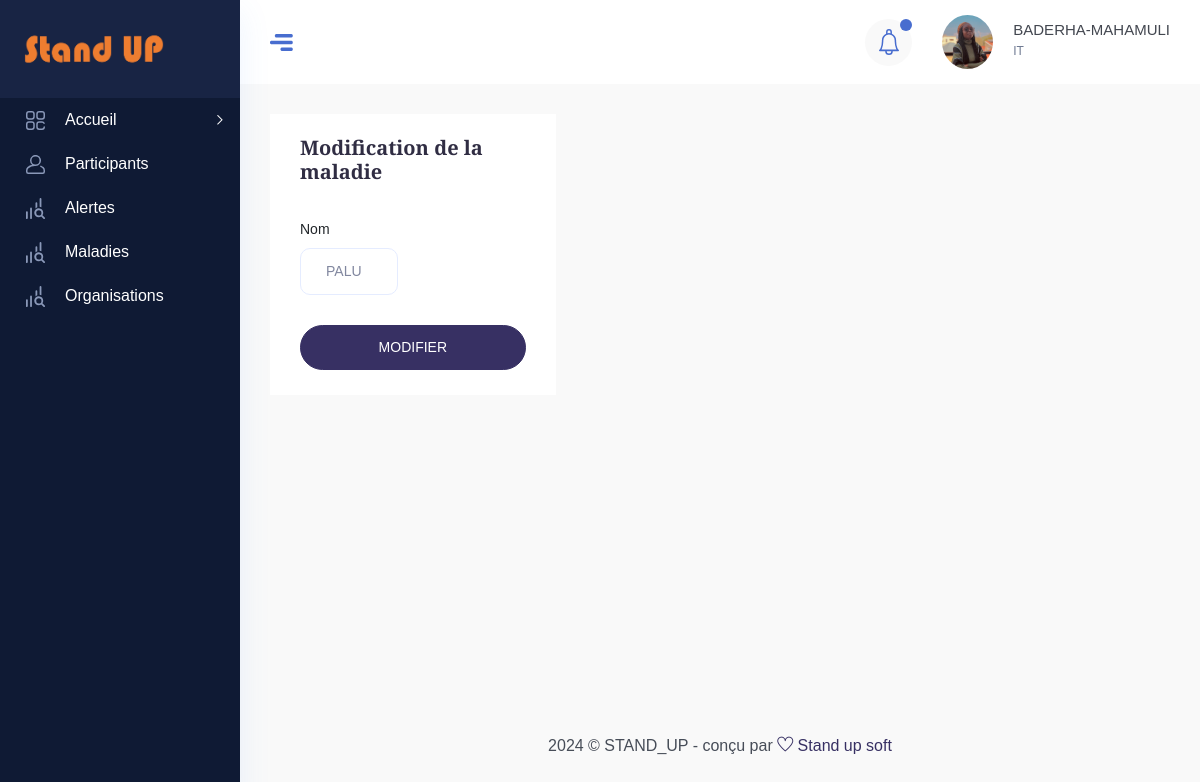
Screenshot of /modmaladie/1 (signed in) with the database file from the repository.
### STAND_UP_APP/models.py (models this page shows, shortened)
class User(AbstractUser):
    Photo=models.ImageField(upload_to="Images/", blank=True)
    statut=models.CharField(default="ENQUETEUR", max_length=100)
    Organisation=models.CharField(default="-",max_length=500)
    Lieu=models.CharField(default="-",max_length=200)
    Nom=models.CharField(default="-", max_length=20)
    Dates=models.DateTimeField(auto_now=True)
    Etat_civil=models.CharField(default="Célibataire", max_length=100)
    Stand_up=models.BooleanField(default="True")
    Matricule=models.CharField(default="---", max_length=50)
    Tel=models.CharField(default="---", max_length=50)

class Maladie(models.Model):
    Nom=models.CharField(max_length=500)

### STAND_UP_APP/views.py (the view)
# urls.py: path('modmaladie/<str:id>', mod_maladie, name="mod_maladie"),
@login_required
def mod_maladie(request, id):
    ut=request.user
    maladie=Maladie.objects.get(id=id)
    if request.method=="POST":
        maladies=request.POST.get('nom')
        maladie.Nom=maladies
        maladie.save()
        return redirect('list_maladie')
    context={
        'ut':ut,
        'notif':Alerte.objects.filter(Dates__date=auj),
        'maladie':maladie
    }
    return render(request, "mod_maladie.html", context)

### Templates/mod_maladie.html (shortened to what this page needs)
<!DOCTYPE html>
{% load static %}
<html lang="zxx">
<head>
    <link rel="stylesheet" href="{% static 'css/bootstrap.min.css' %}" />
    <link rel="stylesheet" href="{% static 'vendors/themefy_icon/themify-icons.css' %}" />
    <link rel="stylesheet" href="{% static 'vendors/niceselect/css/nice-select.css' %}" />
    <link rel="stylesheet" href="{% static 'vendors/owl_carousel/css/owl.carousel.css' %}" />
    <link rel="stylesheet" href="{% static 'vendors/gijgo/gijgo.min.css' %}" />
    <link rel="stylesheet" href="{% static 'vendors/font_awesome/css/all.min.css' %}" />
    <link rel="stylesheet" href="{% static 'vendors/tagsinput/tagsinput.css' %}" />
    <link rel="stylesheet" href="{% static 'vendors/datepicker/date-picker.css' %}" />
    <link rel="stylesheet" href="{% static 'vendors/vectormap-home/vectormap-2.0.2.css' %}" />
    <link rel="stylesheet" href="{% static 'vendors/scroll/scrollable.css' %}" />
    <link rel="stylesheet" href="{% static 'vendors/datatable/css/jquery.dataTables.min.css' %}" />
    <link rel="stylesheet" href="{% static 'vendors/datatable/css/responsive.dataTables.min.css' %}" />
    <link rel="stylesheet" href="{% static 'vendors/datatable/css/buttons.dataTables.min.css' %}" />
    <link rel="stylesheet" href="{% static 'vendors/text_editor/summernote-bs4.css' %}" />
    <link rel="stylesheet" href="{% static 'vendors/morris/morris.css' %}">
    <link rel="stylesheet" href="{% static 'vendors/material_icon/material-icons.css' %}" />
    <link rel="stylesheet" href="{% static 'css/metisMenu.css' %}">
    <link rel="stylesheet" href="{% static 'css/style.css' %}" />
    <link rel="stylesheet" href="{% static 'css/colors/default.css' %}" id="colorSkinCSS">
</head>
<body class="crm_body_bg">
    <nav class="sidebar dark_sidebar">
        <div class="logo d-flex justify-content-between">
        <a class="large_logo" href="{% url 'accueil' %}"><img style="width: 140px; height:50px;" src="{% static 'img/stand.png' %}" alt=""></a>
        </div>
        <ul id="sidebar_menu">
        <li class="">
        <a class="has-arrow" href="#" aria-expanded="false">
        <div class="nav_icon_small">
        <img src="{% static 'img/menu-icon/1.svg' %}" alt="">
        </div>
        <div class="nav_title">
        <span>Accueil </span>
        </div>
        </a>
        </li>
        <li class="">
        <a href="{% url 'list_agents' %}" aria-expanded="false">
        <div class="nav_icon_small">
        <img src="{% static 'img/menu-icon/4.svg' %}" alt="">
        </div>
        <div class="nav_title">
        <span>Participants</span>
        </div>
        </a>
        </li>
        <li class="">
        <a href="{% url 'addalerte' %}" aria-expanded="false">
        <div class="nav_icon_small">
        <img src="{% static 'img/menu-icon/5.svg' %}" alt="">
        </div>
        <div class="nav_title">
        <span>Alertes</span>
        </div>
        </a>
        </li>
        <li class="">
            <a href="{% url 'list_maladie' %}" aria-expanded="false">
            <div class="nav_icon_small">
            <img src="{% static 'img/menu-icon/5.svg' %}" alt="">
            </div>
            <div class="nav_title">
            <span>Maladies</span>
            </div>
            </a>
        </li>
        <li class="">
            <a href="{% url 'organ' %}" aria-expanded="false">
            <div class="nav_icon_small">
            <img src="{% static 'img/menu-icon/5.svg' %}" alt="">
            </div>
            <div class="nav_title">
            <span>Organisations</span>
            </div>
            </a>
        </li>
    </nav>
    <section class="main_content dashboard_part large_header_bg">
        <div class="container-fluid no-gutters">
        <div class="row">
        <div class="col-lg-12 p-0 ">
        <div class="header_iner d-flex justify-content-between align-items-center">
        <div class="line_icon open_miniSide d-none d-lg-block">
        <img src="{% static 'img/line_img.png' %}" alt="">
        </div>
        <div class="header_right d-flex justify-content-between align-items-center">
        <div class="header_notification_warp d-flex align-items-center">
        <li>
        <a class="bell_notification_clicker nav-link-notify" href="#"> <img src="{% static 'img/icon/bell.svg' %}" alt="">
        </a>
        </li>
        </div>
        <div class="profile_info d-flex align-items-center">
        <div class="profile_thumb mr_20">
        <img src="{{ut.Photo.url}}" alt="#">
        </div>
        <div class="author_name">
        <h4 class="f_s_15 f_w_500 mb-0">{{ut.username}}-{{ut.first_name}}</h4>
        <p class="f_s_12 f_w_400">{{ut.statut}}</p>
        </div>
        </div>
        </div>
        </div>
        </div>
        </div>
        </div>
<div class="main_content_iner overly_inner ">
<div class="container-fluid p-0 ">
<div class="row">
    <form action="" method="post">
        <div class="col-lg-8">
            <div class="white_card card_height_100 mb_30">
            <div class="white_card_header">
            <div class="white_box_tittle">
            <h4>Modification de la maladie</h4>
            </div>
            </div>
            <div class="white_card_body">
            <div class="row">
            <div class="col-lg-6">
            <label>Nom</label>
            <div class="common_input ">
            <input type="text" name="nom" value="{{maladie.Nom}}" placeholder="Cas">
            </div>
            </div>
            <div class="col-12">
            <div class="create_report_btn mt_30">
            <button type="submit" class="btn_1 w-100">MODIFIER</button>
            </div>
            </div>
            </div>
            </div>
        </div>
    </form>
</div>
</div>
</div>
<div class="footer_part">
<div class="container-fluid">
<div class="row">
<div class="col-lg-12">
    <div class="footer_iner text-center">
        <p>2024 © STAND_UP - conçu par <a href="#"> <i class="ti-heart"></i> </a><a href="#"> Stand up soft</a></p>
        </div>
</div>
</div>
</div>
</div>
</section>
</body>
</html>

### STAND_UP_APP/static/css/metisMenu.css (style rules this page uses)
.metismenu .has-arrow { position:relative }
.metismenu .has-arrow::after { position:absolute;content:'';transform:rotate(-90deg) translate(0,-50%);transform-origin:top;top:50%;transition:all .3s ease-out;right:40px;content:"\e64b";font-family:themify;color:#a5adc6;font-weight:600;font-size:14px }

### rows the page displays
User: Photo (picture), username "BADERHA", first_name "MAHAMULI", statut "IT"
Maladie: nom "PALU"
